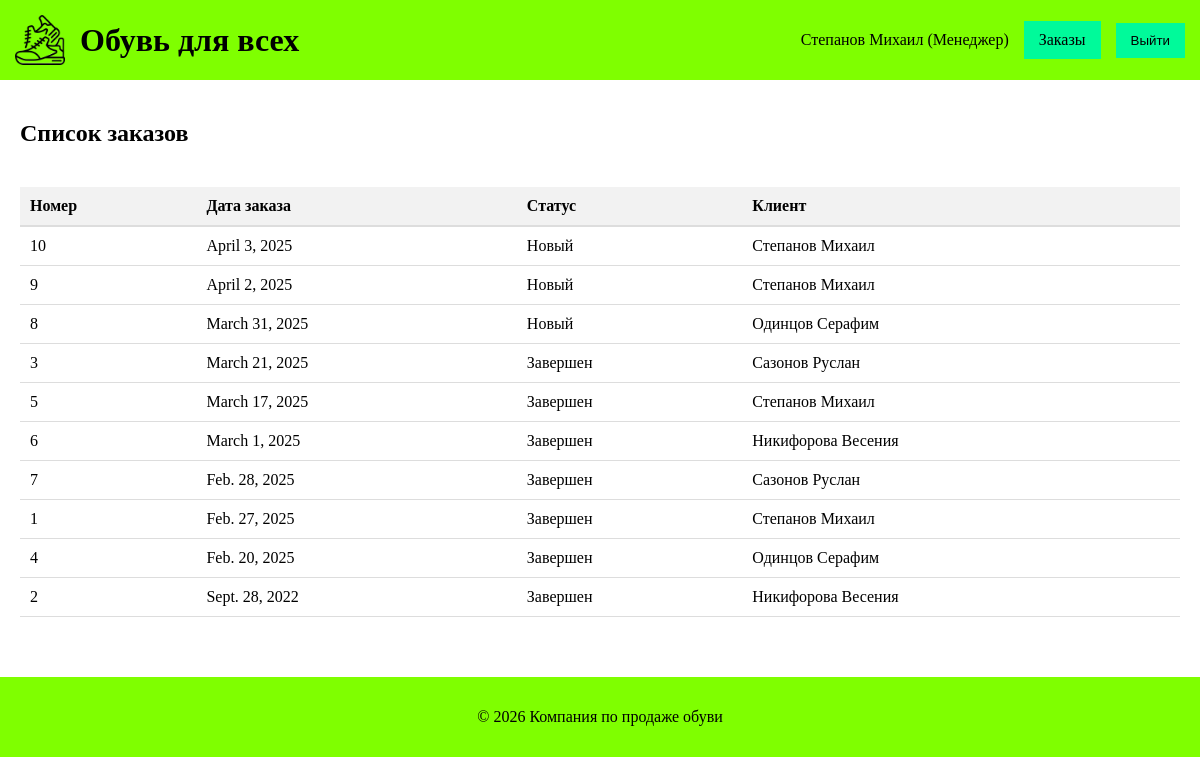
Page /orders/ (signed in) on the committed database.
### users/models.py (models this page shows, shortened)
class CustomUser(AbstractUser):
    ROLE_CHOICES = [
        ('admin', 'Администратор'),
        ('manager', 'Менеджер'),
        ('client', 'Авторизованный клиент'),
    ]
    role = models.CharField(max_length=20, choices=ROLE_CHOICES, default='client', verbose_name='Роль')
    patronymic = models.CharField(max_length=100, blank=True, verbose_name='Отчество')

### orders/models.py (models this page shows, shortened)
class Order(models.Model):
    STATUS_CHOICES = [
        ('Новый', 'Новый'),
        ('Завершен', 'Завершен'),
    ]
    order_number = models.IntegerField(unique=True, verbose_name='Номер заказа')
    date_created = models.DateField(verbose_name='Дата заказа')
    date_delivery = models.DateField(verbose_name='Дата доставки')
    pickup_point = models.ForeignKey(PickupPoint, on_delete=models.SET_NULL, null=True, verbose_name='Пункт выдачи')
    client = models.ForeignKey(settings.AUTH_USER_MODEL, on_delete=models.SET_NULL, null=True, verbose_name='Клиент')
    receive_code = models.IntegerField(verbose_name='Код для получения')
    status = models.CharField(max_length=50, choices=STATUS_CHOICES, default='Новый', verbose_name='Статус заказа')

### orders/views.py (the view)
# urls.py: path('', views.order_list, name='order_list'),
def order_list(request):
    if request.user.is_anonymous or request.user.role == 'client':
        messages.error(request, 'У вас нет доступа к списку заказов.')
        return redirect('products:product_list')
    orders = Order.objects.all().order_by('-date_created')
    return render(request, 'orders/order_list.html', {'orders': orders})

### templates/orders/order_list.html (shortened to what this page needs)
{% extends 'base.html' %}
{% block content %}
<div style="display: flex; justify-content: space-between; align-items: center; margin-bottom: 20px;">
    <h2>Список заказов</h2>
</div>
<table style="width: 100%; border-collapse: collapse; margin-top: 20px;">
    <tr style="background-color: #f2f2f2; border-bottom: 2px solid #ddd;">
        <th style="padding: 10px; text-align: left;">Номер</th>
        <th style="padding: 10px; text-align: left;">Дата заказа</th>
        <th style="padding: 10px; text-align: left;">Статус</th>
        <th style="padding: 10px; text-align: left;">Клиент</th>
    </tr>
    {% for order in orders %}
    <tr style="border-bottom: 1px solid #ddd;">
        <td style="padding: 10px;">{{ order.order_number }}</td>
        <td style="padding: 10px;">{{ order.date_created }}</td>
        <td style="padding: 10px;">{{ order.status }}</td>
        <td style="padding: 10px;">{{ order.client.last_name }} {{ order.client.first_name }}</td>
    </tr>
    {% endfor %}
</table>
{% endblock %}

### templates/base.html (shortened to what this page needs)
{% load static %}
<!DOCTYPE html>
<html lang="ru">
<head>
    <link rel="stylesheet" href="{% static 'css/style.css' %}">
</head>
<body style="font-family: 'Times New Roman', Times, serif; margin: 0; padding: 0; background-color: #FFFFFF;">
    <header class="header" style="display: flex; justify-content: space-between; align-items: center; padding: 15px; background-color: #7FFF00;">
        <div style="display: flex; align-items: center; gap: 15px;">
            <img src="{% static 'images/Icon.png' %}" alt="Логотип" height="50">
            <h1 style="margin: 0;">Обувь для всех</h1>
        </div>
        <div style="display: flex; align-items: center;">
            {% if user.is_authenticated %}
                <span>{{ user.last_name }} {{ user.first_name }} ({{ user.get_role_display }})</span>
                {% if user.role == 'admin' or user.role == 'manager' %}
                    <a href="{% url 'orders:order_list' %}" class="btn-primary" style="margin-left: 15px;">Заказы</a>
                {% endif %}
                <form action="{% url 'logout' %}" method="post" style="display:inline; margin-left: 15px;">
                    <button type="submit" class="btn-primary">Выйти</button>
                </form>
            {% else %}
                <span>Гость</span>
                <a href="{% url 'root_login' %}" class="btn-primary" style="margin-left: 15px;">Войти</a>
            {% endif %}
        </div>
    </header>
    <main style="padding: 20px;">
        {% block content %}{% endblock %}
    </main>
    <footer class="footer" style="padding: 15px; text-align: center; margin-top: 40px; background-color: #7FFF00;">
        <p>&copy; 2026 Компания по продаже обуви</p>
    </footer>
</body>
</html>

### static/css/style.css (style rules this page uses)
body { font-family: 'Times New Roman', Times, serif; background-color: #FFFFFF; margin: 0; padding: 0; }
.header, .footer, .sidebar { background-color: #7FFF00; }
.btn-primary, a.accent { background-color: #00FA9A; color: black; text-decoration: none; padding: 10px 15px; border: none; cursor: pointer; }

### rows in the picture
CustomUser: last_name "Степанов", first_name "Михаил", role "Менеджер"
Order: order_number "10", date_created "April 3, 2025", status "Новый", client.last_name "Степанов", client.first_name "Михаил"
Order: order_number "9", date_created "April 2, 2025", status "Новый", client.last_name "Степанов", client.first_name "Михаил"
Order: order_number "8", date_created "March 31, 2025", status "Новый", client.last_name "Одинцов", client.first_name "Серафим"
Order: order_number "3", date_created "March 21, 2025", status "Завершен", client.last_name "Сазонов", client.first_name "Руслан"
Order: order_number "5", date_created "March 17, 2025", status "Завершен", client.last_name "Степанов", client.first_name "Михаил"
Order: order_number "6", date_created "March 1, 2025", status "Завершен", client.last_name "Никифорова", client.first_name "Весения"
Order: order_number "7", date_created "Feb. 28, 2025", status "Завершен", client.last_name "Сазонов", client.first_name "Руслан"
Order: order_number "1", date_created "Feb. 27, 2025", status "Завершен", client.last_name "Степанов", client.first_name "Михаил"
Order: order_number "4", date_created "Feb. 20, 2025", status "Завершен", client.last_name "Одинцов", client.first_name "Серафим"
Order: order_number "2", date_created "Sept. 28, 2022", status "Завершен", client.last_name "Никифорова", client.first_name "Весения"
